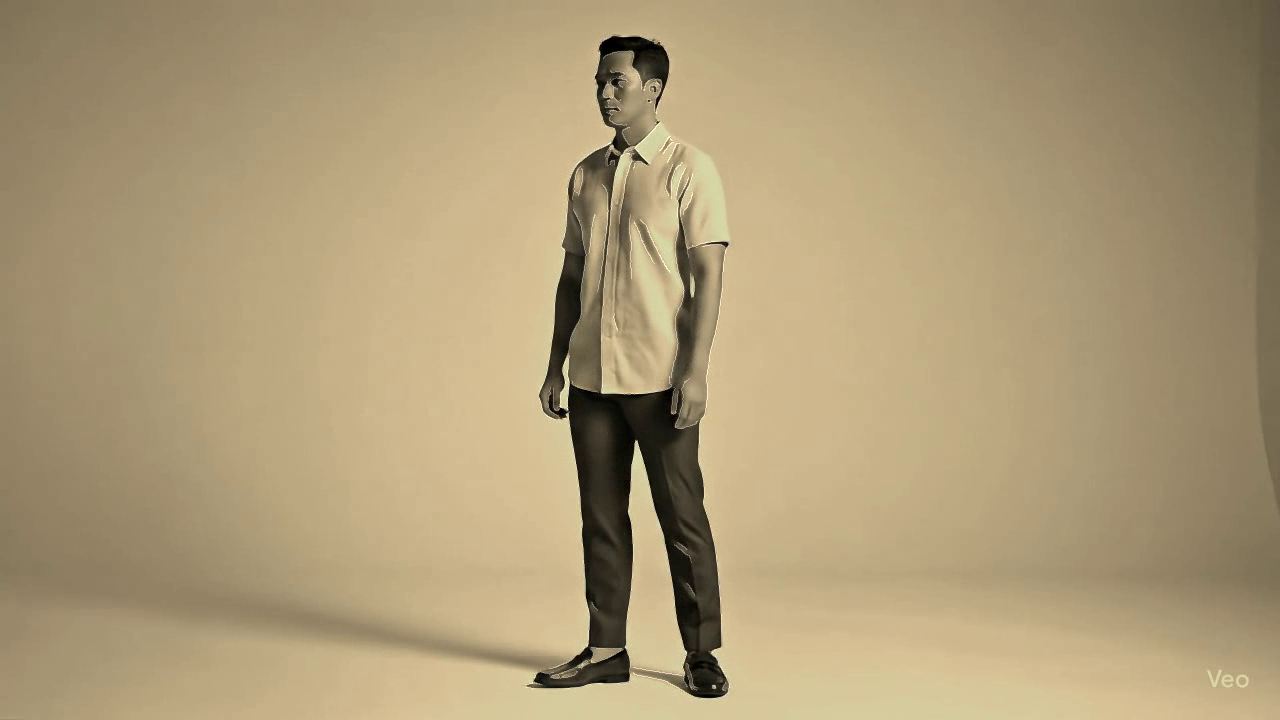
#> input picture frame 19 of data/output_sepia_edge.mp4, 1280 x 720 px, given in place of man_walking.mp4, which was not available
$ jupyter execute 12_video_processing_week1_MODIFIED_EFFECTS.ipynb   (text cells are left out)
#> lines starting #> are read from the running program, lines starting #| are printed output that depends on the picture; after the words box and inside, x2 and y2 are one past the last pixel; in counts of white or black regions, pixels touching at a corner belong together; pictures that were not available may be replaced by others from this repository, and a replacement may not be noted
[cell 1]
# pip install opencv-contrib-python==4.11.0.86 numpy matplotlib ipykernel

[cell 2]
import cv2
import numpy as np
import matplotlib.pyplot as plt
import os

# Mode aman: biarkan False jika ingin Run All tanpa membuka window kamera/video.
# Ubah True hanya saat ingin mencoba cell interaktif secara manual.
RUN_INTERACTIVE = False
MAX_FRAMES = 180


def show_rgb(title, image_bgr, figsize=(8, 5)):
    """Helper kecil untuk menampilkan frame BGR OpenCV di matplotlib."""
    image_rgb = cv2.cvtColor(image_bgr, cv2.COLOR_BGR2RGB)
    plt.figure(figsize=figsize)
    plt.imshow(image_rgb)
    plt.title(title)
    plt.axis('off')
    plt.show()


def apply_sepia(frame):
    """Efek sepia sederhana agar tampilan video berbeda dari grayscale biasa."""
    kernel = np.array([[0.272, 0.534, 0.131],
                       [0.349, 0.686, 0.168],
                       [0.393, 0.769, 0.189]])
    sepia = cv2.transform(frame, kernel)
    return np.clip(sepia, 0, 255).astype(np.uint8)

[cell 3]
# Membaca satu frame dari video dan memberi efek detail ringan
PATH_VIDEO = os.path.join(os.getcwd(), 'data', 'man_walking.mp4')

cap = cv2.VideoCapture(PATH_VIDEO)
if cap.isOpened():
    # Membaca frame ke-n agar contoh tidak selalu frame pertama
    frame_at = 20
    cap.set(cv2.CAP_PROP_POS_FRAMES, frame_at - 1)

    ret, frame = cap.read()
#> frame is the input picture: shape (720, 1280, 3); mean B, G, R 119.5, 155.3, 172.9
    if ret:
        print(f"Dimensi Frame: {frame.shape}")
#| Dimensi Frame: (720, 1280, 3)

        # MODIFIKASI: frame dipertajam sedikit, lalu diberi teks nomor frame
        sharpen_kernel = np.array([[0, -1, 0],
                                   [-1, 5, -1],
                                   [0, -1, 0]])
        sharp_frame = cv2.filter2D(frame, -1, sharpen_kernel)
        cv2.putText(sharp_frame, f"Frame ke-{frame_at} + sharpen", (20, 35),
                    cv2.FONT_HERSHEY_SIMPLEX, 0.8, (255, 255, 255), 2, cv2.LINE_AA)
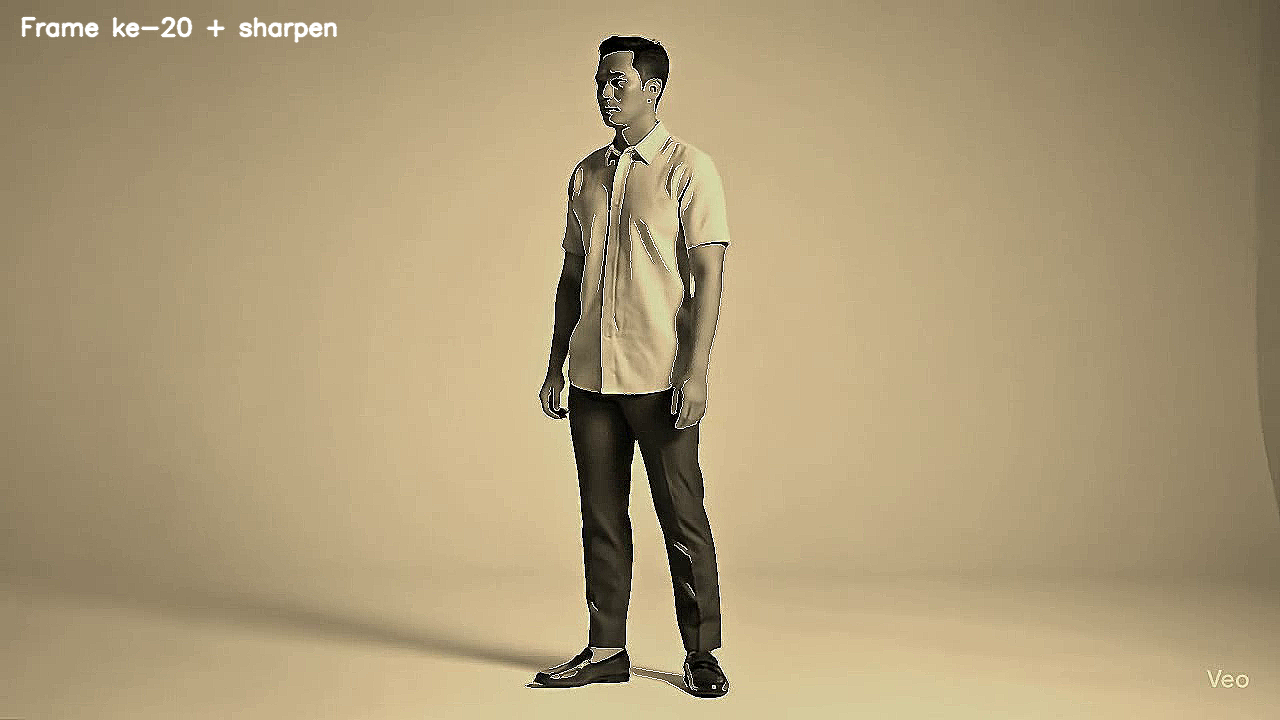
#> sharp_frame: shape (720, 1280, 3); mean B, G, R 120.1, 155.5, 173.1

        show_rgb("Contoh Frame Video - Sharpen Ringan", sharp_frame)
    else:
        print(f"Error: Gagal membaca frame dari {PATH_VIDEO}. Video mungkin kosong.")
else:
    print(f"Error: Tidak bisa membuka file video di '{PATH_VIDEO}'")
    print("Pastikan nama file dan path sudah benar, atau file tidak korup.")

cap.release()

[cell 4]
# Menampilkan video dengan efek sepia + batas frame agar tidak berjalan terus
PATH_VIDEO = os.path.join(os.getcwd(), 'data', 'man_walking.mp4')
cap = cv2.VideoCapture(PATH_VIDEO)

if not RUN_INTERACTIVE:
    print("Cell playback dilewati agar Run All tidak membuka window. Ubah RUN_INTERACTIVE=True untuk mencoba.")
elif cap.isOpened():
    frame_count = 0
    while frame_count < MAX_FRAMES:
        ret, frame = cap.read()
        if not ret:
            print("Video selesai")
            break

        # MODIFIKASI: playback menggunakan efek sepia, bukan frame asli penuh
        sepia_frame = apply_sepia(frame)
        cv2.imshow('Video Playback - Sepia Effect', sepia_frame)
        frame_count += 1

        if cv2.waitKey(25) & 0xFF == ord('q'):
            break
else:
    print(f"Error: Tidak bisa membuka file video di '{PATH_VIDEO}'")
    print("Pastikan nama file dan path sudah benar, atau file tidak korup.")

cap.release()
cv2.destroyAllWindows()

[cell 5]
# Menangkap gambar dari webcam dengan mirror effect dan label kecil
if not RUN_INTERACTIVE:
    print("Cell webcam dilewati agar Run All aman. Ubah RUN_INTERACTIVE=True lalu jalankan cell ini saja.")
else:
    cap = cv2.VideoCapture(0)

    if cap.isOpened():
        print("Webcam berhasil diakses. Tekan 'q' untuk keluar.")
        frame_count = 0
        while frame_count < MAX_FRAMES:
            ret, frame = cap.read()
            if not ret:
                print("Error: Gagal membaca frame dari webcam")
                break

            # MODIFIKASI: frame dibuat mirror dan diberi blur tipis agar lebih halus
            frame = cv2.flip(frame, 1)
            frame = cv2.GaussianBlur(frame, (3, 3), 0)
            cv2.putText(frame, "Mirror + Soft Blur", (15, 35),
                        cv2.FONT_HERSHEY_SIMPLEX, 0.8, (255, 255, 255), 2)
            cv2.imshow('Webcam Live - Modified', frame)
            frame_count += 1

            if cv2.waitKey(1) & 0xFF == ord('q'):
                break
    else:
        print("Error: Tidak bisa mengakses webcam")
        print("Pastikan webcam terhubung dan tidak digunakan aplikasi lain")

    cap.release()
    cv2.destroyAllWindows()

[cell 6]
PATH_VIDEO = os.path.join(os.getcwd(), 'data', 'man_walking.mp4')
OUTPUT_VIDEO = os.path.join(os.getcwd(), 'data', 'output_sepia_edge.mp4')

# Baca video input
cap = cv2.VideoCapture(PATH_VIDEO)

if cap.isOpened():
    frame_width = int(cap.get(cv2.CAP_PROP_FRAME_WIDTH))
    frame_height = int(cap.get(cv2.CAP_PROP_FRAME_HEIGHT))
    fps = int(cap.get(cv2.CAP_PROP_FPS)) or 25

    fourcc = cv2.VideoWriter_fourcc(*'mp4v')
    out = cv2.VideoWriter(OUTPUT_VIDEO, fourcc, fps, (frame_width, frame_height))

    print(f"Menyimpan video efek sepia-edge ke: {OUTPUT_VIDEO}")
    print(f"Resolusi: {frame_width}x{frame_height}, FPS: {fps}")

    frame_count = 0
    while True:
        ret, frame = cap.read()
        if not ret:
            print("Proses selesai!")
            break

        # MODIFIKASI: bukan grayscale polos, tetapi sepia yang digabung dengan tepi Canny
        sepia_frame = apply_sepia(frame)
#> in apply_sepia, `sepia = cv2.transform(frame, kernel)`:
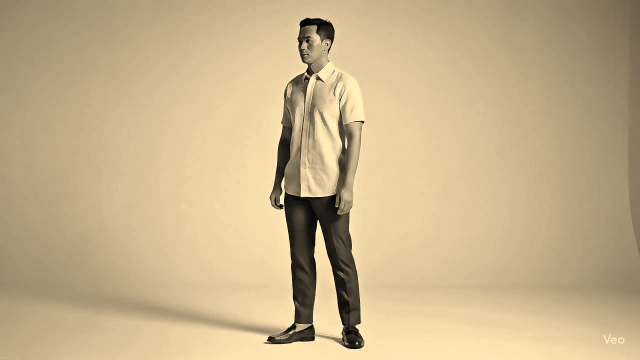
#> sepia: shape (720, 1280, 3) (shown at 1/2 size); mean B, G, R 138.1, 177.2, 198.8
        gray = cv2.cvtColor(frame, cv2.COLOR_BGR2GRAY)
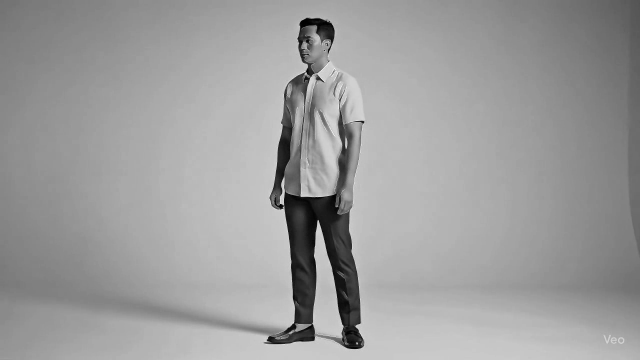
#> gray: shape (720, 1280) (shown at 1/2 size); min 0, max 251, mean 156.4
        gray = cv2.GaussianBlur(gray, (5, 5), 0)
        edges = cv2.Canny(gray, 80, 160)
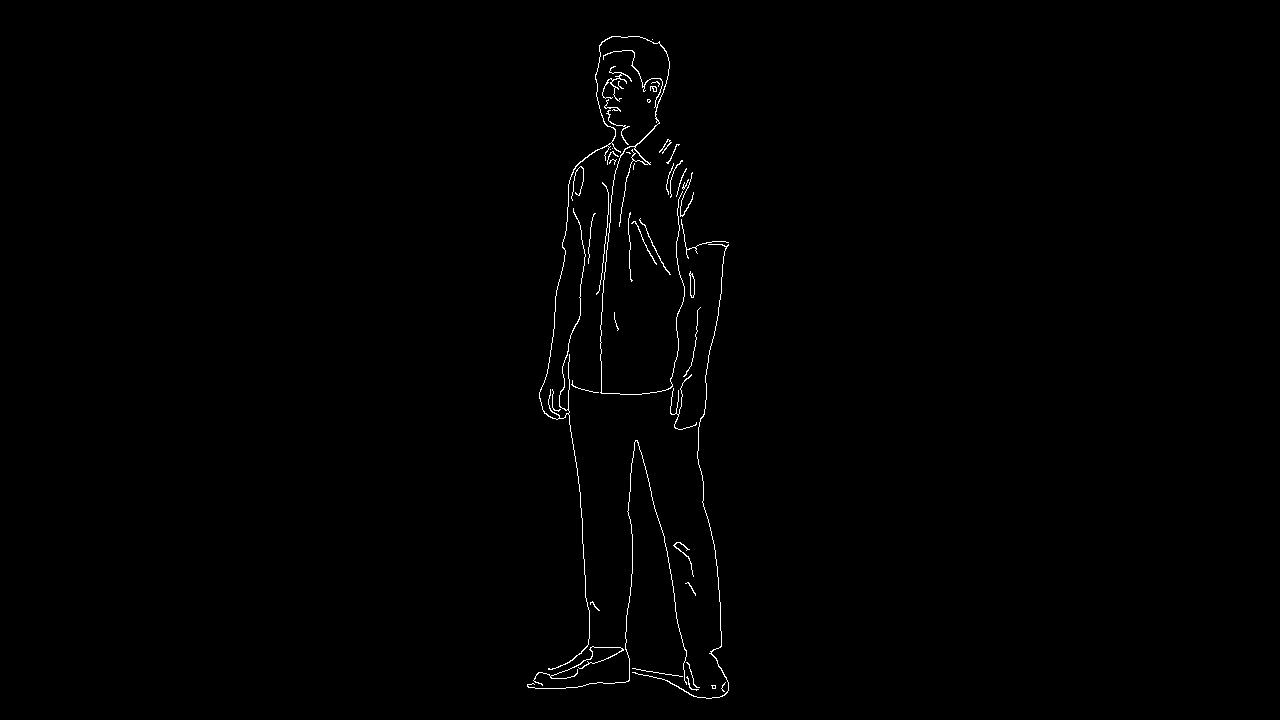
#> edges: shape (720, 1280); 0.59% white in thin lines or dots, all inside (x1, y1, x2, y2) = (527, 36, 729, 699)
        edges_bgr = cv2.cvtColor(edges, cv2.COLOR_GRAY2BGR)
        final_frame = cv2.addWeighted(sepia_frame, 0.85, edges_bgr, 0.25, 0)

        out.write(final_frame)
        frame_count += 1

        if RUN_INTERACTIVE:
            cv2.imshow('Processing Video - Sepia Edge', final_frame)
            if cv2.waitKey(1) & 0xFF == ord('q'):
                break

    cap.release()
    out.release()
    cv2.destroyAllWindows()
    print(f"Video modifikasi berhasil disimpan di: {OUTPUT_VIDEO}")
else:
    print(f"Error: Tidak bisa membuka file video di '{PATH_VIDEO}'")

$ run again, starting later in the video
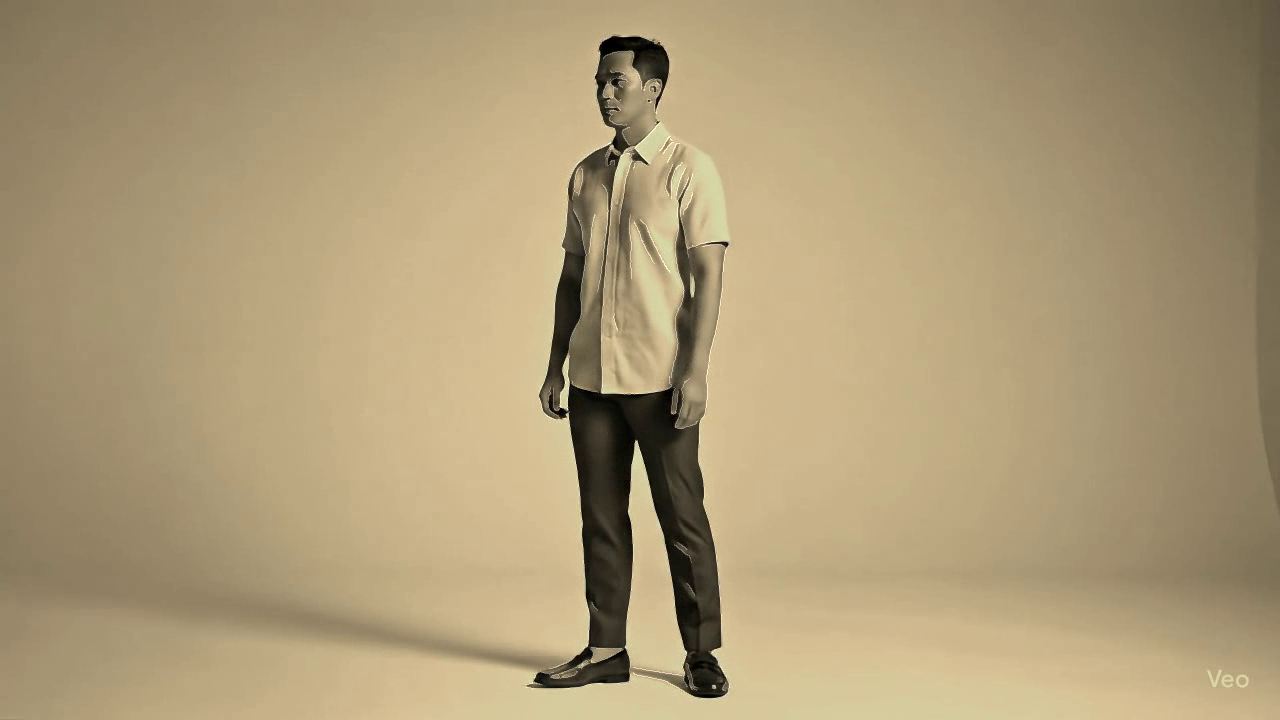
#> input picture frame 19 of data/output_sepia_edge.mp4, 1280 x 720 px, given in place of man_walking.mp4, which was not available
#> frame is the input picture: shape (720, 1280, 3); mean B, G, R 119.5, 155.3, 172.9
#| Dimensi Frame: (720, 1280, 3)
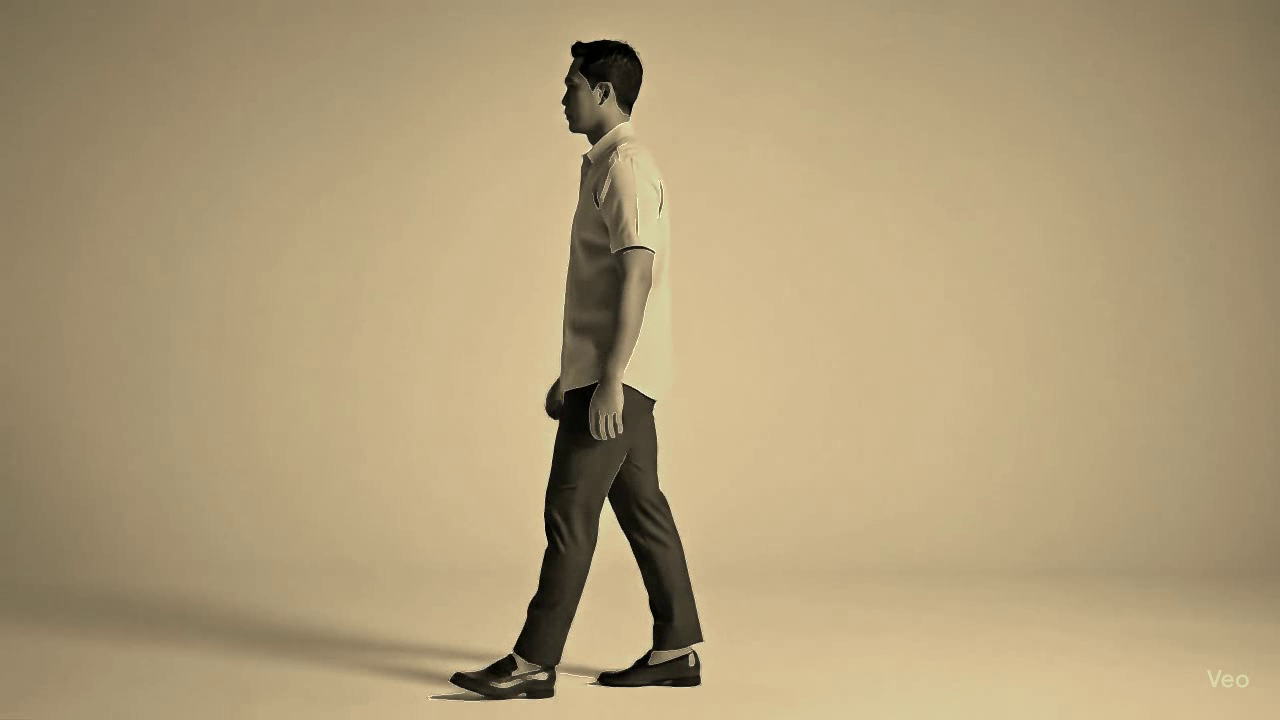
#> input picture frame 86 of data/output_sepia_edge.mp4, 1280 x 720 px, given in place of man_walking.mp4, which was not available
#> frame is the input picture: shape (720, 1280, 3); mean B, G, R 121.4, 157.6, 175.8
#> `edges = cv2.Canny(gray, 80, 160)`:
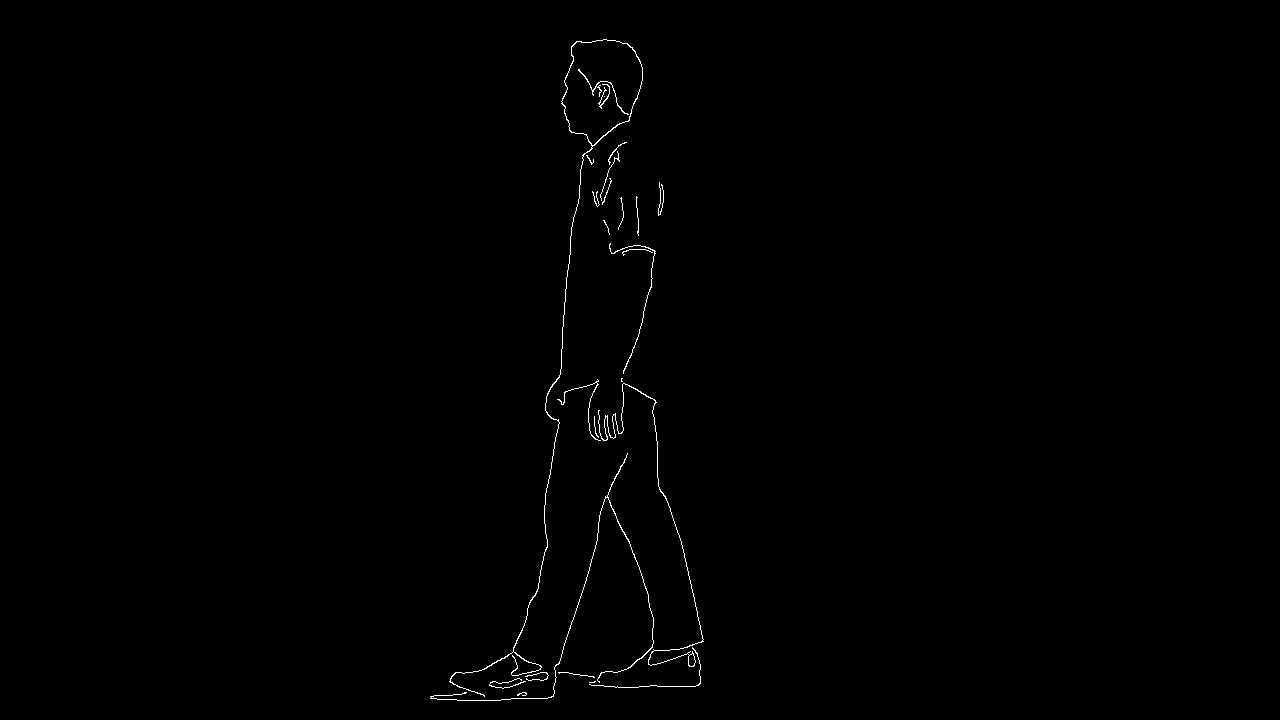
#> edges: shape (720, 1280); 0.41% white in thin lines or dots, all inside (x1, y1, x2, y2) = (430, 39, 704, 701)
